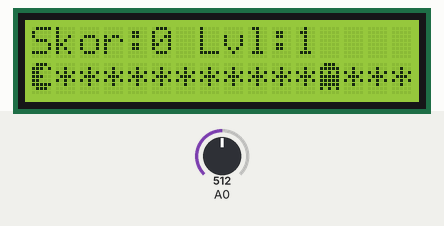
A sketch run on a simulated Arduino Uno, built with avr-gcc and run on an emulated ATmega328P. Shown: 16×2 character LCD. The inputs (shaded band) are chosen by the test bench; at power-on: A0 = 512. At 2.8 s the program stops and its outputs stay as they are.

Above: at 1.2 s.
1.3 s: A0 set to 40
At 1.33 s:
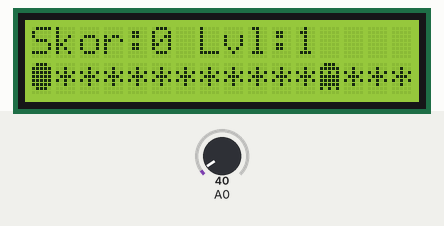
At 4.0 s:
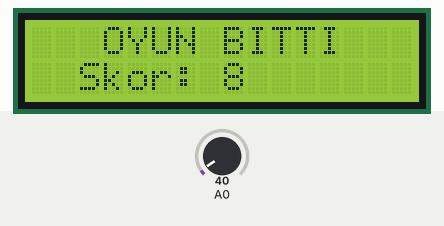
Timing chart, 0 to 4.3 s (numbered marks = the images above; inputs shaded):
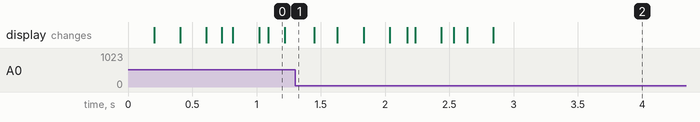

Measured:
- after the input at 1.3 s, the display: first changes after 0.15 s (image 2 shows a later state)

The sketch:

PacManArcade.ino
```cpp
#include <LiquidCrystal.h>

// LCD Keypad Shield pinleri
LiquidCrystal lcd(8, 9, 4, 5, 6, 7);

// Özel Karakterler (Pac-Man ve yeni eklenen Canavar)
byte kapali_agiz[8] = { B01110, B11111, B11111, B11111, B11111, B11111, B01110, B00000 };
byte acik_agiz[8]   = { B01110, B11101, B11000, B11100, B11000, B11111, B01110, B00000 };
byte canavar[8]     = { B01110, B11111, B10101, B11111, B11111, B11111, B10101, B00000 };

#define SAG   0
#define UST   1
#define ALT   2
#define SOL   3
#define YOK   4

// Pac-Man Değişkenleri
int px = 0;
int skor = 0;
bool agiz_durumu = false;
char alt_satir[16];

// Oyun ve Canavar Değişkenleri
int seviye = 1;
int gx = 15;        // Canavar en sağdan başlar
int g_yon = -1;     // Canavarın yönü (-1 sola, 1 sağa)

unsigned long sonHareket = 0;
unsigned long sonCanavarHareket = 0;

int tus_oku() {
  int deger = analogRead(0);
  if (deger > 1000) return YOK;
  if (deger < 50)   return SAG;
  if (deger < 250)  return UST;
  if (deger < 450)  return ALT;
  if (deger < 650)  return SOL;
  return YOK;
}

// Yeni seviyeye geçerken sahneyi yenileyen fonksiyon
void sahneyi_hazirla() {
  for(int x = 0; x < 16; x++) {
    alt_satir[x] = '*';
  }
  alt_satir[px] = ' '; // Pac-Man'in altını temizle
  gx = 15;             // Canavarı tekrar sağa at
}

void setup() {
  lcd.begin(16, 2);

  lcd.createChar(0, kapali_agiz);
  lcd.createChar(1, acik_agiz);
  lcd.createChar(2, canavar); // Canavar karakteri LCD'ye yüklendi

  sahneyi_hazirla();
}

void loop() {
  int tus = tus_oku();

  // 1. PAC-MAN HAREKETİ (Senin harika millis() zamanlaman korundu)
  if(millis() - sonHareket > 200) {
    if(tus == SOL) {
      px--;
      if(px < 0) px = 0;
    }
    else if(tus == SAG) {
      px++;
      if(px > 15) px = 15;
    }

    // Yıldız yeme
    if(alt_satir[px] == '*') {
      skor++;
      alt_satir[px] = ' ';
    }

    agiz_durumu = !agiz_durumu;
    sonHareket = millis();
  }

  // 2. CANAVAR HAREKETİ (Seviye arttıkça bekleme süresi düşer, hızlanır)
  int canavarHizi = 400 - (seviye * 40);
  if (canavarHizi < 100) canavarHizi = 100; // Maksimum hız sınırı

  if(millis() - sonCanavarHareket > canavarHizi) {
    gx += g_yon; // Canavarı ilerlet

    // Sınır çarpma kontrolleri (Duvara çarpınca geri döner)
    if(gx <= 0) { gx = 0; g_yon = 1; }
    else if(gx >= 15) { gx = 15; g_yon = -1; }

    sonCanavarHareket = millis();
  }

  // 3. ÇARPIŞMA KONTROLÜ (Oyun Bitti)
  if(px == gx) {
    lcd.clear();
    lcd.setCursor(3, 0); lcd.print("OYUN BITTI");
    lcd.setCursor(2, 1); lcd.print("Skor: "); lcd.print(skor);
    while(1); // Cihaz resetlenene kadar bekle
  }

  // 4. SEVİYE ATLEMA KONTROLÜ
  bool yildizKaldiMi = false;
  for(int x = 0; x < 16; x++) {
    if(alt_satir[x] == '*') yildizKaldiMi = true;
  }

  // Hiç yıldız kalmadıysa seviye atlat
  if(!yildizKaldiMi) {
    seviye++;
    px = 0; // Pac-Man'i başa al
    sahneyi_hazirla();

    lcd.clear();
    lcd.setCursor(4, 0); lcd.print("SEVIYE "); lcd.print(seviye);
    delay(1500); // Sadece level arası geçiş ekranında ufak bir bekleme
    sonHareket = millis(); // Zamanlayıcıyı sıfırla
  }

  // 5. EKRANI ÇİZ
  lcd.setCursor(0, 0);
  lcd.print("Skor:");
  lcd.print(skor);
  lcd.print(" Lvl:");
  lcd.print(seviye);
  lcd.print("   "); // Eski yazıları silmek için boşluk

  lcd.setCursor(0, 1);
  for(int x = 0; x < 16; x++) {
    if(x == px) {
      lcd.write(agiz_durumu ? byte(1) : byte(0)); // Pac-Man
    } else if (x == gx) {
      lcd.write(byte(2)); // Canavarı çiz
    } else {
      lcd.print(alt_satir[x]); // Yıldız veya Boşluk
    }
  }
}
```
